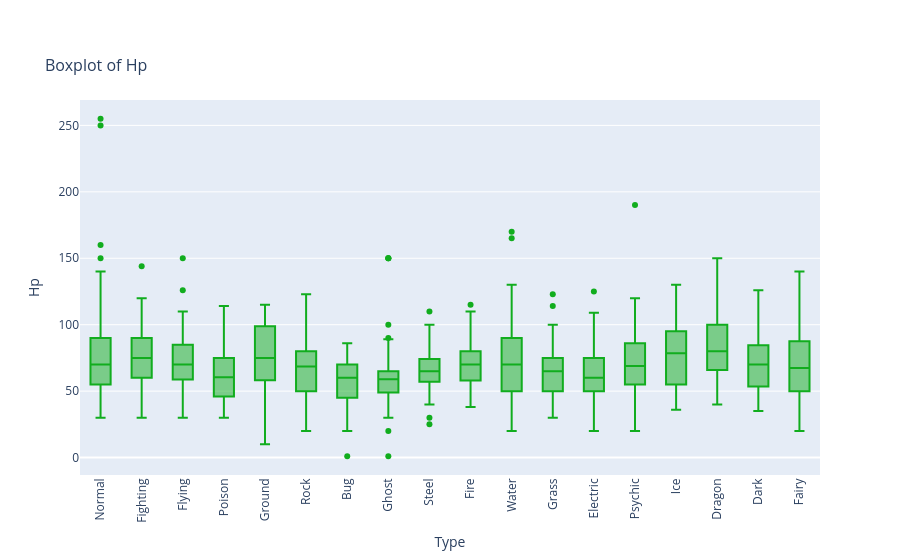

The notebook cell saved with this chart:
### Code cell
stat_cols = STATS.copy()
stat_cols.append('TotalStats')
for stat in stat_cols:
    stat_boxplot(data, stat)

### Figure 1 — Plotly figure (JSON) as saved in the notebook; plotly's stock layout.template omitted (floating-point values rounded to 4 significant figures; data arrays with more than 128 entries replaced by an {"elided": "..."} marker saying what was removed)
{"data": [{"boxpoints": "outliers", "jitter": 0, "line": {"color": "#11ad1e"}, "marker": {"color": "#11ad1e"}, "name": "Hp", "pointpos": 0, "type": "box", "x": {"elided": "1214 str values"}, "y": {"elided": "1214 float values"}}], "layout": {"showlegend": false, "title": {"font": {"size": 16}, "text": "<br>Boxplot of Hp"}, "xaxis": {"categoryarray": ["Normal", "Fighting", "Flying", "Poison", "Ground", "Rock", "Bug", "Ghost", "Steel", "Fire", "Water", "Grass", "Electric", "Psychic", "Ice", "Dragon", "Dark", "Fairy"], "categoryorder": "array", "tickangle": -90, "title": {"text": "Type"}}, "yaxis": {"title": {"text": "Hp"}}}}
